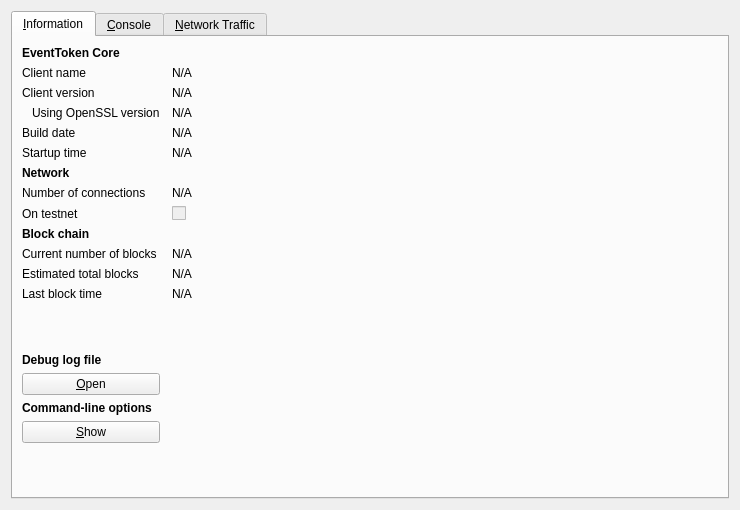
<?xml version="1.0" encoding="UTF-8"?>
<ui version="4.0">
 <class>RPCConsole</class>
 <widget class="QDialog" name="RPCConsole">
  <property name="geometry">
   <rect>
    <x>0</x>
    <y>0</y>
    <width>740</width>
    <height>510</height>
   </rect>
  </property>
  <property name="windowTitle">
   <string>EventToken - Debug window</string>
  </property>
  <layout class="QVBoxLayout" name="verticalLayout_2">
   <item>
    <widget class="QTabWidget" name="tabWidget">
     <property name="currentIndex">
      <number>0</number>
     </property>
     <widget class="QWidget" name="tab_info">
      <attribute name="title">
       <string>&amp;Information</string>
      </attribute>
      <layout class="QGridLayout" name="gridLayout" columnstretch="0,1">
       <property name="horizontalSpacing">
        <number>12</number>
       </property>
       <item row="0" column="0">
        <widget class="QLabel" name="label_9">
         <property name="font">
          <font>
           <weight>75</weight>
           <bold>true</bold>
          </font>
         </property>
         <property name="text">
          <string>EventToken Core</string>
         </property>
        </widget>
       </item>
       <item row="1" column="0">
        <widget class="QLabel" name="label_5">
         <property name="text">
          <string>Client name</string>
         </property>
        </widget>
       </item>
       <item row="1" column="1">
        <widget class="QLabel" name="clientName">
         <property name="cursor">
          <cursorShape>IBeamCursor</cursorShape>
         </property>
         <property name="text">
          <string>N/A</string>
         </property>
         <property name="textFormat">
          <enum>Qt::PlainText</enum>
         </property>
         <property name="textInteractionFlags">
          <set>Qt::LinksAccessibleByMouse|Qt::TextSelectableByKeyboard|Qt::TextSelectableByMouse</set>
         </property>
        </widget>
       </item>
       <item row="2" column="0">
        <widget class="QLabel" name="label_6">
         <property name="text">
          <string>Client version</string>
         </property>
        </widget>
       </item>
       <item row="2" column="1">
        <widget class="QLabel" name="clientVersion">
         <property name="cursor">
          <cursorShape>IBeamCursor</cursorShape>
         </property>
         <property name="text">
          <string>N/A</string>
         </property>
         <property name="textFormat">
          <enum>Qt::PlainText</enum>
         </property>
         <property name="textInteractionFlags">
          <set>Qt::LinksAccessibleByMouse|Qt::TextSelectableByKeyboard|Qt::TextSelectableByMouse</set>
         </property>
        </widget>
       </item>
       <item row="3" column="0">
        <widget class="QLabel" name="label_14">
         <property name="text">
          <string>Using OpenSSL version</string>
         </property>
         <property name="indent">
          <number>10</number>
         </property>
        </widget>
       </item>
       <item row="3" column="1">
        <widget class="QLabel" name="openSSLVersion">
         <property name="cursor">
          <cursorShape>IBeamCursor</cursorShape>
         </property>
         <property name="text">
          <string>N/A</string>
         </property>
         <property name="textFormat">
          <enum>Qt::PlainText</enum>
         </property>
         <property name="textInteractionFlags">
          <set>Qt::LinksAccessibleByMouse|Qt::TextSelectableByKeyboard|Qt::TextSelectableByMouse</set>
         </property>
        </widget>
       </item>
       <item row="4" column="0">
        <widget class="QLabel" name="label_12">
         <property name="text">
          <string>Build date</string>
         </property>
        </widget>
       </item>
       <item row="4" column="1">
        <widget class="QLabel" name="buildDate">
         <property name="cursor">
          <cursorShape>IBeamCursor</cursorShape>
         </property>
         <property name="text">
          <string>N/A</string>
         </property>
         <property name="textFormat">
          <enum>Qt::PlainText</enum>
         </property>
         <property name="textInteractionFlags">
          <set>Qt::LinksAccessibleByMouse|Qt::TextSelectableByKeyboard|Qt::TextSelectableByMouse</set>
         </property>
        </widget>
       </item>
       <item row="5" column="0">
        <widget class="QLabel" name="label_13">
         <property name="text">
          <string>Startup time</string>
         </property>
        </widget>
       </item>
       <item row="5" column="1">
        <widget class="QLabel" name="startupTime">
         <property name="cursor">
          <cursorShape>IBeamCursor</cursorShape>
         </property>
         <property name="text">
          <string>N/A</string>
         </property>
         <property name="textFormat">
          <enum>Qt::PlainText</enum>
         </property>
         <property name="textInteractionFlags">
          <set>Qt::LinksAccessibleByMouse|Qt::TextSelectableByKeyboard|Qt::TextSelectableByMouse</set>
         </property>
        </widget>
       </item>
       <item row="6" column="0">
        <widget class="QLabel" name="label_11">
         <property name="font">
          <font>
           <weight>75</weight>
           <bold>true</bold>
          </font>
         </property>
         <property name="text">
          <string>Network</string>
         </property>
        </widget>
       </item>
       <item row="7" column="0">
        <widget class="QLabel" name="label_7">
         <property name="text">
          <string>Number of connections</string>
         </property>
        </widget>
       </item>
       <item row="7" column="1">
        <widget class="QLabel" name="numberOfConnections">
         <property name="cursor">
          <cursorShape>IBeamCursor</cursorShape>
         </property>
         <property name="text">
          <string>N/A</string>
         </property>
         <property name="textFormat">
          <enum>Qt::PlainText</enum>
         </property>
         <property name="textInteractionFlags">
          <set>Qt::LinksAccessibleByMouse|Qt::TextSelectableByKeyboard|Qt::TextSelectableByMouse</set>
         </property>
        </widget>
       </item>
       <item row="8" column="0">
        <widget class="QLabel" name="label_8">
         <property name="text">
          <string>On testnet</string>
         </property>
        </widget>
       </item>
       <item row="8" column="1">
        <widget class="QCheckBox" name="isTestNet">
         <property name="enabled">
          <bool>false</bool>
         </property>
         <property name="text">
          <string/>
         </property>
        </widget>
       </item>
       <item row="9" column="0">
        <widget class="QLabel" name="label_10">
         <property name="font">
          <font>
           <weight>75</weight>
           <bold>true</bold>
          </font>
         </property>
         <property name="text">
          <string>Block chain</string>
         </property>
        </widget>
       </item>
       <item row="10" column="0">
        <widget class="QLabel" name="label_3">
         <property name="text">
          <string>Current number of blocks</string>
         </property>
        </widget>
       </item>
       <item row="10" column="1">
        <widget class="QLabel" name="numberOfBlocks">
         <property name="cursor">
          <cursorShape>IBeamCursor</cursorShape>
         </property>
         <property name="text">
          <string>N/A</string>
         </property>
         <property name="textFormat">
          <enum>Qt::PlainText</enum>
         </property>
         <property name="textInteractionFlags">
          <set>Qt::LinksAccessibleByMouse|Qt::TextSelectableByKeyboard|Qt::TextSelectableByMouse</set>
         </property>
        </widget>
       </item>
       <item row="11" column="0">
        <widget class="QLabel" name="label_4">
         <property name="text">
          <string>Estimated total blocks</string>
         </property>
        </widget>
       </item>
       <item row="11" column="1">
        <widget class="QLabel" name="totalBlocks">
         <property name="cursor">
          <cursorShape>IBeamCursor</cursorShape>
         </property>
         <property name="text">
          <string>N/A</string>
         </property>
         <property name="textFormat">
          <enum>Qt::PlainText</enum>
         </property>
         <property name="textInteractionFlags">
          <set>Qt::LinksAccessibleByMouse|Qt::TextSelectableByKeyboard|Qt::TextSelectableByMouse</set>
         </property>
        </widget>
       </item>
       <item row="12" column="0">
        <widget class="QLabel" name="label_2">
         <property name="text">
          <string>Last block time</string>
         </property>
        </widget>
       </item>
       <item row="12" column="1">
        <widget class="QLabel" name="lastBlockTime">
         <property name="cursor">
          <cursorShape>IBeamCursor</cursorShape>
         </property>
         <property name="text">
          <string>N/A</string>
         </property>
         <property name="textFormat">
          <enum>Qt::PlainText</enum>
         </property>
         <property name="textInteractionFlags">
          <set>Qt::LinksAccessibleByMouse|Qt::TextSelectableByKeyboard|Qt::TextSelectableByMouse</set>
         </property>
        </widget>
       </item>
       <item row="13" column="0">
        <spacer name="verticalSpacer_2">
         <property name="orientation">
          <enum>Qt::Vertical</enum>
         </property>
         <property name="sizeHint" stdset="0">
          <size>
           <width>20</width>
           <height>20</height>
          </size>
         </property>
        </spacer>
       </item>
       <item row="14" column="0">
        <widget class="QLabel" name="labelDebugLogfile">
         <property name="font">
          <font>
           <weight>75</weight>
           <bold>true</bold>
          </font>
         </property>
         <property name="text">
          <string>Debug log file</string>
         </property>
        </widget>
       </item>
       <item row="15" column="0">
        <widget class="QPushButton" name="openDebugLogfileButton">
         <property name="toolTip">
          <string>Open the EventToken debug log file from the current data directory. This can take a few seconds for large log files.</string>
         </property>
         <property name="text">
          <string>&amp;Open</string>
         </property>
         <property name="autoDefault">
          <bool>false</bool>
         </property>
        </widget>
       </item>
       <item row="16" column="0">
        <widget class="QLabel" name="labelCLOptions">
         <property name="font">
          <font>
           <weight>75</weight>
           <bold>true</bold>
          </font>
         </property>
         <property name="text">
          <string>Command-line options</string>
         </property>
        </widget>
       </item>
       <item row="17" column="0">
        <widget class="QPushButton" name="showCLOptionsButton">
         <property name="toolTip">
          <string>Show the EventToken-Qt help message to get a list with possible EventToken command-line options.</string>
         </property>
         <property name="text">
          <string>&amp;Show</string>
         </property>
         <property name="autoDefault">
          <bool>false</bool>
         </property>
        </widget>
       </item>
       <item row="18" column="0">
        <spacer name="verticalSpacer">
         <property name="orientation">
          <enum>Qt::Vertical</enum>
         </property>
         <property name="sizeHint" stdset="0">
          <size>
           <width>20</width>
           <height>40</height>
          </size>
         </property>
        </spacer>
       </item>
      </layout>
     </widget>
     <widget class="QWidget" name="tab_console">
      <attribute name="title">
       <string>&amp;Console</string>
      </attribute>
      <layout class="QVBoxLayout" name="verticalLayout_3">
       <property name="spacing">
        <number>3</number>
       </property>
       <item>
        <widget class="QTextEdit" name="messagesWidget">
         <property name="minimumSize">
          <size>
           <width>0</width>
           <height>100</height>
          </size>
         </property>
         <property name="readOnly">
          <bool>true</bool>
         </property>
         <property name="tabKeyNavigation" stdset="0">
          <bool>false</bool>
         </property>
         <property name="columnCount" stdset="0">
          <number>2</number>
         </property>
        </widget>
       </item>
       <item>
        <layout class="QHBoxLayout" name="horizontalLayout">
         <property name="spacing">
          <number>3</number>
         </property>
         <item>
          <widget class="QLabel" name="label">
           <property name="text">
            <string notr="true">&gt;</string>
           </property>
          </widget>
         </item>
         <item>
          <widget class="QLineEdit" name="lineEdit"/>
         </item>
         <item>
          <widget class="QPushButton" name="clearButton">
           <property name="maximumSize">
            <size>
             <width>24</width>
             <height>24</height>
            </size>
           </property>
           <property name="toolTip">
            <string>Clear console</string>
           </property>
           <property name="text">
            <string/>
           </property>
           <property name="icon">
            <iconset resource="../bitcoin.qrc">
             <normaloff>:/icons/remove</normaloff>:/icons/remove</iconset>
           </property>
           <property name="shortcut">
            <string notr="true">Ctrl+L</string>
           </property>
           <property name="autoDefault">
            <bool>false</bool>
           </property>
          </widget>
         </item>
        </layout>
       </item>
      </layout>
     </widget>
     <widget class="QWidget" name="tab">
      <attribute name="title">
       <string>&amp;Network Traffic</string>
      </attribute>
      <layout class="QHBoxLayout" name="horizontalLayout_3">
       <item>
        <layout class="QVBoxLayout" name="verticalLayout_4">
         <item>
          <widget class="TrafficGraphWidget" name="trafficGraph" native="true">
           <property name="sizePolicy">
            <sizepolicy hsizetype="Expanding" vsizetype="Expanding">
             <horstretch>0</horstretch>
             <verstretch>0</verstretch>
            </sizepolicy>
           </property>
          </widget>
         </item>
         <item>
          <layout class="QHBoxLayout" name="horizontalLayout_2">
           <item>
            <widget class="QSlider" name="sldGraphRange">
             <property name="minimum">
              <number>1</number>
             </property>
             <property name="maximum">
              <number>288</number>
             </property>
             <property name="pageStep">
              <number>12</number>
             </property>
             <property name="value">
              <number>6</number>
             </property>
             <property name="orientation">
              <enum>Qt::Horizontal</enum>
             </property>
            </widget>
           </item>
           <item>
            <widget class="QLabel" name="lblGraphRange">
             <property name="minimumSize">
              <size>
               <width>100</width>
               <height>0</height>
              </size>
             </property>
             <property name="alignment">
              <set>Qt::AlignCenter</set>
             </property>
            </widget>
           </item>
           <item>
            <widget class="QPushButton" name="btnClearTrafficGraph">
             <property name="text">
              <string>&amp;Clear</string>
             </property>
            </widget>
           </item>
          </layout>
         </item>
        </layout>
       </item>
       <item>
        <layout class="QVBoxLayout" name="verticalLayout">
         <item>
          <widget class="QGroupBox" name="groupBox">
           <property name="title">
            <string>Totals</string>
           </property>
           <layout class="QVBoxLayout" name="verticalLayout_5">
            <item>
             <layout class="QHBoxLayout" name="horizontalLayout_4">
              <item>
               <widget class="Line" name="line">
                <property name="sizePolicy">
                 <sizepolicy hsizetype="Fixed" vsizetype="Fixed">
                  <horstretch>0</horstretch>
                  <verstretch>0</verstretch>
                 </sizepolicy>
                </property>
                <property name="minimumSize">
                 <size>
                  <width>10</width>
                  <height>0</height>
                 </size>
                </property>
                <property name="palette">
                 <palette>
                  <active>
                   <colorrole role="Light">
                    <brush brushstyle="SolidPattern">
                     <color alpha="255">
                      <red>0</red>
                      <green>255</green>
                      <blue>0</blue>
                     </color>
                    </brush>
                   </colorrole>
                  </active>
                  <inactive>
                   <colorrole role="Light">
                    <brush brushstyle="SolidPattern">
                     <color alpha="255">
                      <red>0</red>
                      <green>255</green>
                      <blue>0</blue>
                     </color>
                    </brush>
                   </colorrole>
                  </inactive>
                  <disabled>
                   <colorrole role="Light">
                    <brush brushstyle="SolidPattern">
                     <color alpha="255">
                      <red>0</red>
                      <green>255</green>
                      <blue>0</blue>
                     </color>
                    </brush>
                   </colorrole>
                  </disabled>
                 </palette>
                </property>
                <property name="orientation">
                 <enum>Qt::Horizontal</enum>
                </property>
               </widget>
              </item>
              <item>
               <widget class="QLabel" name="label_16">
                <property name="text">
                 <string>In:</string>
                </property>
               </widget>
              </item>
              <item>
               <widget class="QLabel" name="lblBytesIn">
                <property name="minimumSize">
                 <size>
                  <width>50</width>
                  <height>0</height>
                 </size>
                </property>
                <property name="alignment">
                 <set>Qt::AlignRight|Qt::AlignTrailing|Qt::AlignVCenter</set>
                </property>
               </widget>
              </item>
             </layout>
            </item>
            <item>
             <layout class="QHBoxLayout" name="horizontalLayout_5">
              <item>
               <widget class="Line" name="line_2">
                <property name="sizePolicy">
                 <sizepolicy hsizetype="Fixed" vsizetype="Fixed">
                  <horstretch>0</horstretch>
                  <verstretch>0</verstretch>
                 </sizepolicy>
                </property>
                <property name="minimumSize">
                 <size>
                  <width>10</width>
                  <height>0</height>
                 </size>
                </property>
                <property name="palette">
                 <palette>
                  <active>
                   <colorrole role="Light">
                    <brush brushstyle="SolidPattern">
                     <color alpha="255">
                      <red>255</red>
                      <green>0</green>
                      <blue>0</blue>
                     </color>
                    </brush>
                   </colorrole>
                  </active>
                  <inactive>
                   <colorrole role="Light">
                    <brush brushstyle="SolidPattern">
                     <color alpha="255">
                      <red>255</red>
                      <green>0</green>
                      <blue>0</blue>
                     </color>
                    </brush>
                   </colorrole>
                  </inactive>
                  <disabled>
                   <colorrole role="Light">
                    <brush brushstyle="SolidPattern">
                     <color alpha="255">
                      <red>255</red>
                      <green>0</green>
                      <blue>0</blue>
                     </color>
                    </brush>
                   </colorrole>
                  </disabled>
                 </palette>
                </property>
                <property name="orientation">
                 <enum>Qt::Horizontal</enum>
                </property>
               </widget>
              </item>
              <item>
               <widget class="QLabel" name="label_17">
                <property name="text">
                 <string>Out:</string>
                </property>
               </widget>
              </item>
              <item>
               <widget class="QLabel" name="lblBytesOut">
                <property name="minimumSize">
                 <size>
                  <width>50</width>
                  <height>0</height>
                 </size>
                </property>
                <property name="alignment">
                 <set>Qt::AlignRight|Qt::AlignTrailing|Qt::AlignVCenter</set>
                </property>
               </widget>
              </item>
             </layout>
            </item>
            <item>
             <spacer name="verticalSpacer_4">
              <property name="orientation">
               <enum>Qt::Vertical</enum>
              </property>
              <property name="sizeHint" stdset="0">
               <size>
                <width>20</width>
                <height>407</height>
               </size>
              </property>
             </spacer>
            </item>
           </layout>
          </widget>
         </item>
        </layout>
       </item>
      </layout>
     </widget>
    </widget>
   </item>
  </layout>
 </widget>
 <customwidgets>
  <customwidget>
   <class>TrafficGraphWidget</class>
   <extends>QWidget</extends>
   <header>trafficgraphwidget.h</header>
   <container>1</container>
   <slots>
    <slot>clear()</slot>
   </slots>
  </customwidget>
 </customwidgets>
 <resources>
  <include location="../bitcoin.qrc"/>
 </resources>
 <connections/>
</ui>
